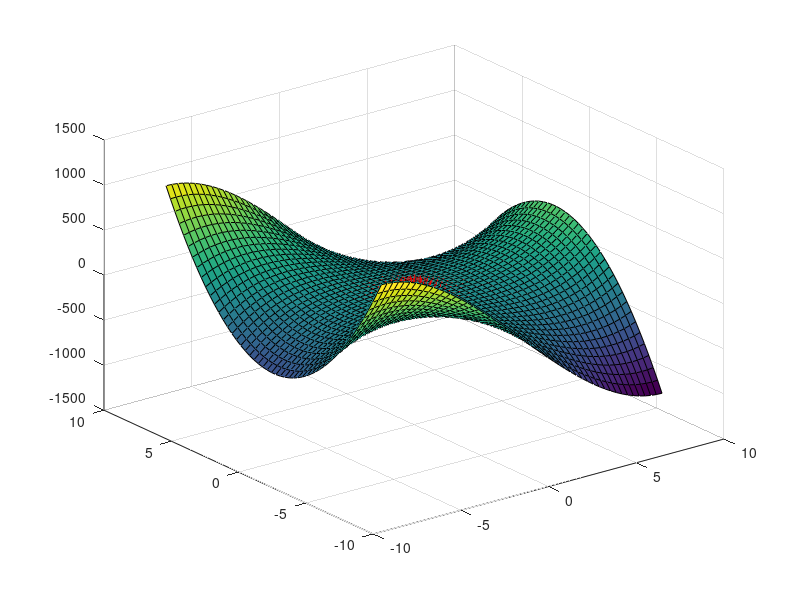
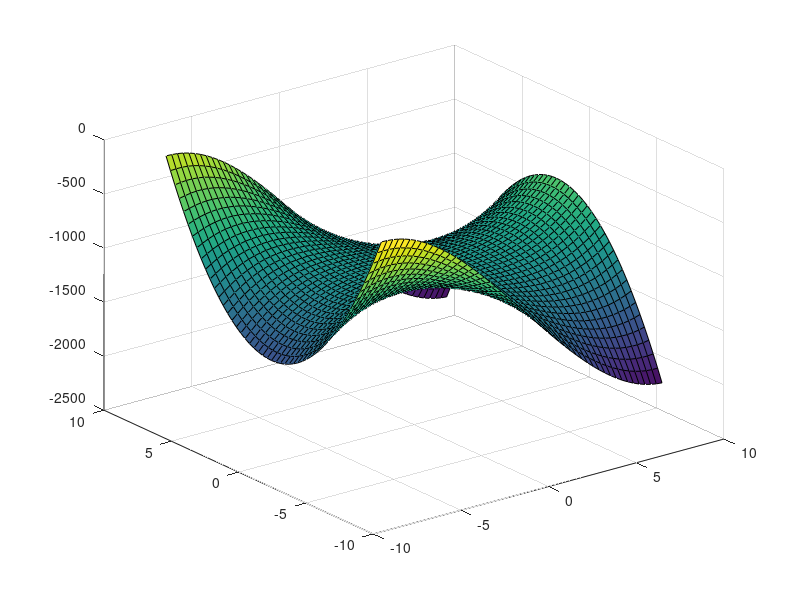

Write the MATLAB code that produced these figures, in order.
% This example shows how to rebuild a CONTINOUS surface from normal vectors
%
% The technique will not work if the surface is something like a staircase
% with infinite slope in certain points. The RTI does not have information
% about such points.
%  
% I initially created a surface Z = (X,Y) and generated its normal vectors.
% Then used those normal vectors to regenerate the surface. 
% Figure 1 shows the original surface with normal vectors and figure 2
% shows the surface reconstrcuted from the normal vectos via integration.
%
m = 50;
n = 50;
x = single(linspace(-8,8,m));
y = single(linspace(-8,8,n));
[X,Y] = meshgrid(x,y);
%Z = (4-abs(X)) + (4-abs(Y));
Z = X.^3-3.*X.*Y.^2;
%Z(Z < 0) = 0;

% normal vectors
[Nx, Ny, Nz] = surfnorm(X,Y,Z);

% Gradient generation
dx = Nx./Nz; % returns the partial derivative of z with respect to x
dy = Ny./Nz; % returns the partial derivative of z with respect to y
dz = Nz./Nz;

% boundary condition
Z_x = zeros(50);
for i =2:50
        Z_x (i,1) = -dy(i-1,1)*16/n+Z_x(i-1,1);
end

% integration
for i = 1:50
    for j =2:50
        Z_x (i,j) = -dx(i,j-1)*16/m+Z_x(i,j-1);
    end
end

figure
surfnorm(X,Y,Z)

figure
surf(X,Y,Z_x)